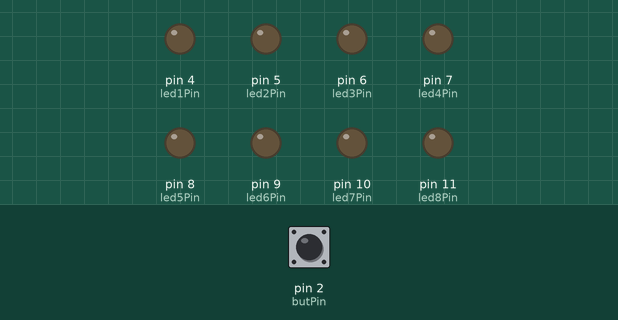
The sketch below on a simulated Arduino Uno, built with avr-gcc and run on an emulated ATmega328P. On the bench: output pins drawn as LEDs (lit = HIGH). Dashed ring = blinking. The test bench sets the inputs (shaded band); at power-on: pin 2 (butPin) LOW. What the sketch prints to the serial monitor is not drawn.

Above: at 1.2 s.
1.3 s: pin 2 (butPin) pulled HIGH for 0.15 s
At 1.31 s:
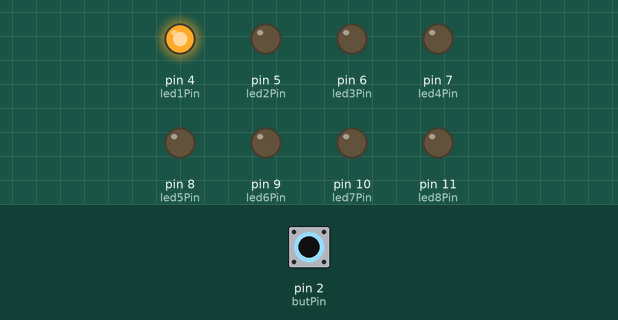
4.3 s: pin 2 (butPin) pulled HIGH for 3.2 s
At 7.3 s:
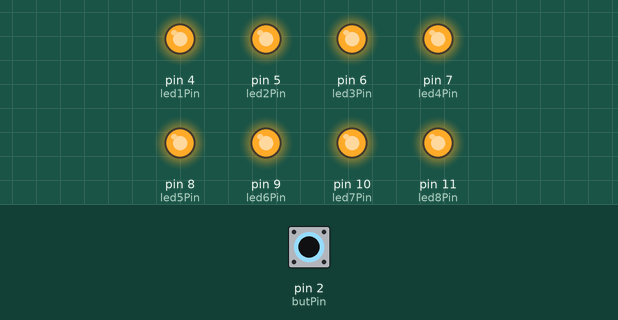
9.0 s: pin 2 (butPin) pulsed HIGH 2 times (0.12 s each, 0.3 s apart)
At 9.09 s:
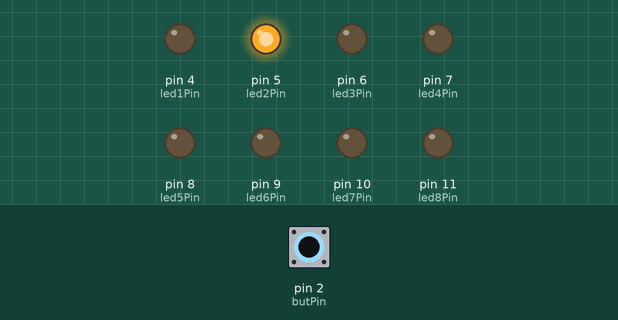
12.6 s: pin 2 (butPin) pulsed HIGH 2 times (0.12 s each, 0.3 s apart)
At 12.76 s:
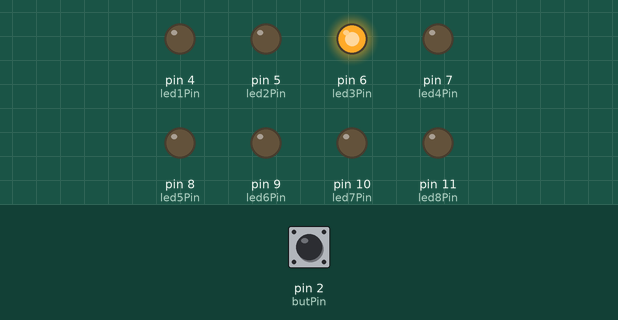
16.2 s: pin 2 (butPin) pulled HIGH for 1 s
At 16.44 s:
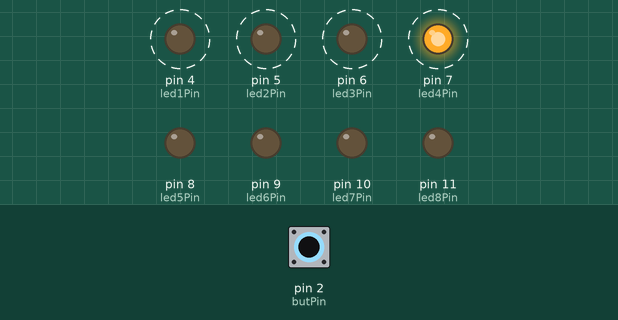
Timing chart, 0 to 19.2 s (numbered marks = the images above; inputs shaded):
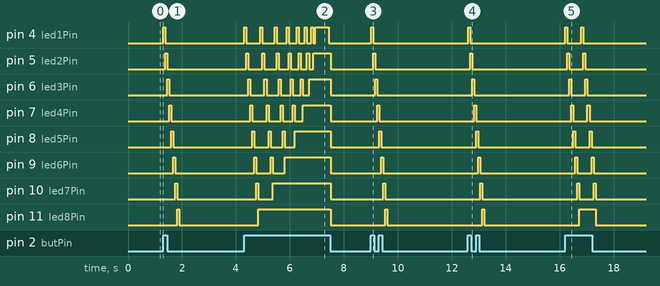

Measured:
- after the input at 1.3 s, pin 4 (led1Pin): LOW → HIGH at once, → LOW 0.08 s later; pin 5 (led2Pin): LOW → HIGH after 0.08 s, → LOW 0.08 s later; pin 6 (led3Pin): LOW → HIGH after 0.16 s, → LOW 0.08 s later; pin 7 (led4Pin): LOW → HIGH after 0.23 s, → LOW 0.08 s later; pin 8 (led5Pin): LOW → HIGH after 0.31 s, → LOW 0.08 s later
- after the input at 4.3 s, pin 9 (led6Pin): goes HIGH 0.08 s, LOW 0.53 s, HIGH 0.08 s, LOW 0.45 s, HIGH 1.7 s, then LOW, starting after 0.38 s; pin 10 (led7Pin): LOW → HIGH after 0.46 s, → LOW 0.08 s later, → HIGH 0.53 s later, → LOW 2.2 s later; pin 11 (led8Pin): LOW → HIGH after 0.53 s, → LOW 2.7 s later
- after the input at 9.0 s, pin 4 (led1Pin): LOW → HIGH at once, → LOW 0.08 s later; pin 5 (led2Pin): LOW → HIGH after 0.08 s, → LOW 0.08 s later; pin 6 (led3Pin): LOW → HIGH after 0.16 s, → LOW 0.08 s later; pin 7 (led4Pin): LOW → HIGH after 0.23 s, → LOW 0.08 s later; pin 8 (led5Pin): LOW → HIGH after 0.31 s, → LOW 0.08 s later
- after the input at 12.6 s, pin 4 (led1Pin): LOW → HIGH at once, → LOW 0.08 s later; pin 5 (led2Pin): LOW → HIGH after 0.08 s, → LOW 0.08 s later; pin 6 (led3Pin): LOW → HIGH after 0.16 s, → LOW 0.08 s later; pin 7 (led4Pin): LOW → HIGH after 0.23 s, → LOW 0.08 s later; pin 8 (led5Pin): LOW → HIGH after 0.31 s, → LOW 0.08 s later
- after the input at 16.2 s, pin 4 (led1Pin): alternates HIGH for 0.08 s and LOW for 0.53 s, 4 changes in all, then stays LOW, starting at once; pin 5 (led2Pin): alternates HIGH for 0.08 s and LOW for 0.53 s, 4 changes in all, then stays LOW, starting after 0.08 s

The sketch:

program1.ino
```cpp
int led1Pin = 4;
int led2Pin = 5;
int led3Pin = 6;
int led4Pin = 7;
int led5Pin = 8;
int led6Pin = 9;
int led7Pin = 10;
int led8Pin = 11;
int butPin = 2;

void setup() {
  pinMode(butPin, INPUT);
  pinMode(led1Pin, OUTPUT);
  pinMode(led2Pin, OUTPUT);
  pinMode(led3Pin, OUTPUT);
  pinMode(led4Pin, OUTPUT);
  pinMode(led5Pin, OUTPUT);
  pinMode(led6Pin, OUTPUT);
  pinMode(led7Pin, OUTPUT);
  pinMode(led8Pin, OUTPUT);
  Serial.begin(9600);

}

void loop() {
  if(digitalRead(butPin)==HIGH){
      pat1();
      pat2();
      pat3();
      pat4();
      pat5();
      pat6();
      pat7();
      pat8();
      clearOut();
  }
  else{
    clearOut();
    Serial.println("unpressed");
  }

}
void pat1(){
  if(digitalRead(butPin)==HIGH){
    digitalWrite(led1Pin, HIGH);
    delay(75);
    digitalWrite(led1Pin, LOW);
    digitalWrite(led2Pin, HIGH);
    delay(75);
    digitalWrite(led2Pin, LOW);
    digitalWrite(led3Pin, HIGH);
    delay(75);
    digitalWrite(led3Pin, LOW);
    digitalWrite(led4Pin, HIGH);
    delay(75);
    digitalWrite(led4Pin, LOW);
    digitalWrite(led5Pin, HIGH);
    delay(75);
    digitalWrite(led5Pin, LOW);
    digitalWrite(led6Pin, HIGH);
    delay(75);
    digitalWrite(led6Pin, LOW);
    digitalWrite(led7Pin, HIGH);
    delay(75);
    digitalWrite(led7Pin, LOW);
    digitalWrite(led8Pin, HIGH);
    delay(75);
  }
}
void pat2(){
  if(digitalRead(butPin)==HIGH){
    digitalWrite(led1Pin, HIGH);
    delay(75);
    digitalWrite(led1Pin, LOW);
    digitalWrite(led2Pin, HIGH);
    delay(75);
    digitalWrite(led2Pin, LOW);
    digitalWrite(led3Pin, HIGH);
    delay(75);
    digitalWrite(led3Pin, LOW);
    digitalWrite(led4Pin, HIGH);
    delay(75);
    digitalWrite(led4Pin, LOW);
    digitalWrite(led5Pin, HIGH);
    delay(75);
    digitalWrite(led5Pin, LOW);
    digitalWrite(led6Pin, HIGH);
    delay(75);
    digitalWrite(led6Pin, LOW);
    digitalWrite(led7Pin, HIGH);
    delay(75);
  }
}
void pat3(){
  if(digitalRead(butPin)==HIGH){
    digitalWrite(led1Pin, HIGH);
    delay(75);
    digitalWrite(led1Pin, LOW);
    digitalWrite(led2Pin, HIGH);
    delay(75);
    digitalWrite(led2Pin, LOW);
    digitalWrite(led3Pin, HIGH);
    delay(75);
    digitalWrite(led3Pin, LOW);
    digitalWrite(led4Pin, HIGH);
    delay(75);
    digitalWrite(led4Pin, LOW);
    digitalWrite(led5Pin, HIGH);
    delay(75);
    digitalWrite(led5Pin, LOW);
    digitalWrite(led6Pin, HIGH);
    delay(75);
  }
}
void pat4(){
  if(digitalRead(butPin)==HIGH){
    digitalWrite(led1Pin, HIGH);
    delay(75);
    digitalWrite(led1Pin, LOW);
    digitalWrite(led2Pin, HIGH);
    delay(75);
    digitalWrite(led2Pin, LOW);
    digitalWrite(led3Pin, HIGH);
    delay(75);
    digitalWrite(led3Pin, LOW);
    digitalWrite(led4Pin, HIGH);
    delay(75);
    digitalWrite(led4Pin, LOW);
    digitalWrite(led5Pin, HIGH);
    delay(75);
  }
}
void pat5(){
  if(digitalRead(butPin)==HIGH){
    digitalWrite(led1Pin, HIGH);
    delay(75);
    digitalWrite(led1Pin, LOW);
    digitalWrite(led2Pin, HIGH);
    delay(75);
    digitalWrite(led2Pin, LOW);
    digitalWrite(led3Pin, HIGH);
    delay(75);
    digitalWrite(led3Pin, LOW);
    digitalWrite(led4Pin, HIGH);
    delay(75);
  }
}
void pat6(){
  if(digitalRead(butPin)==HIGH){
    digitalWrite(led1Pin, HIGH);
    delay(75);
    digitalWrite(led1Pin, LOW);
    digitalWrite(led2Pin, HIGH);
    delay(75);
    digitalWrite(led2Pin, LOW);
    digitalWrite(led3Pin, HIGH);
    delay(75);
  }
}
void pat7(){
  if(digitalRead(butPin)==HIGH){
    digitalWrite(led1Pin, HIGH);
    delay(75);
    digitalWrite(led1Pin, LOW);
    digitalWrite(led2Pin, HIGH);
    delay(75);
  }
}
void pat8(){
  if(digitalRead(butPin)==HIGH){
  digitalWrite(led1Pin, HIGH);
  delay(500);
  digitalWrite(led1Pin, LOW);
  delay(75);
  }
}
void clearOut(){
  digitalWrite(led1Pin, LOW);
  digitalWrite(led2Pin, LOW);
  digitalWrite(led3Pin, LOW);
  digitalWrite(led4Pin, LOW);
  digitalWrite(led5Pin, LOW);
  digitalWrite(led6Pin, LOW);
  digitalWrite(led7Pin, LOW);
  digitalWrite(led8Pin, LOW);
}
```
